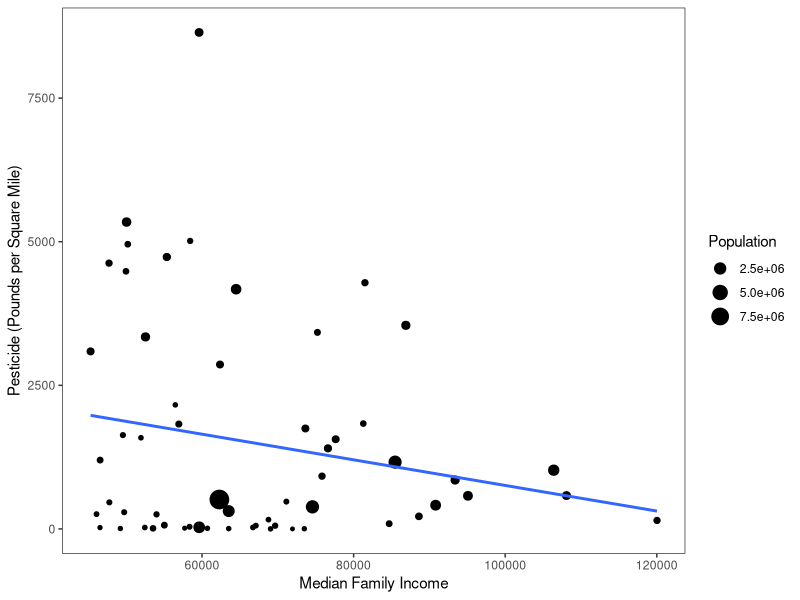

The R source for this figure: (Note: this script raises an error after producing the figure.)
## ---- chunk 1
knitr::opts_chunk$set(echo = TRUE)
## ---- chunk 2
library(tidyverse)

## ---- chunk 3

pest <- read_csv("ca_pest.csv")

pop <- read_csv("ca_pop.csv")

## ---- chunk 4

both <- merge(pest, pop, by = "County")

both$PestConcentration <- both$PestConcentration <- both$PestPounds/both$CountyArea
  
both <- both %>% 
    select(County, PestConcentration, MedFamilyIncome, Population) %>%
    arrange(-PestConcentration)

## ---- chunk 5

ggplot( both, aes(x = MedFamilyIncome, y = PestConcentration)) +
  geom_jitter(aes(size = Population))+
  ylab("Pesticide (Pounds per Square Mile)")+
  xlab("Median Family Income")+
  geom_smooth(se = FALSE, method = "lm")+
  theme_bw()+
    theme(panel.grid.major = element_blank(),
         panel.grid.minor = element_blank())+
  ggsave("pesticide.png", dpi = 300, width = 6, height = 4, units = "in")

